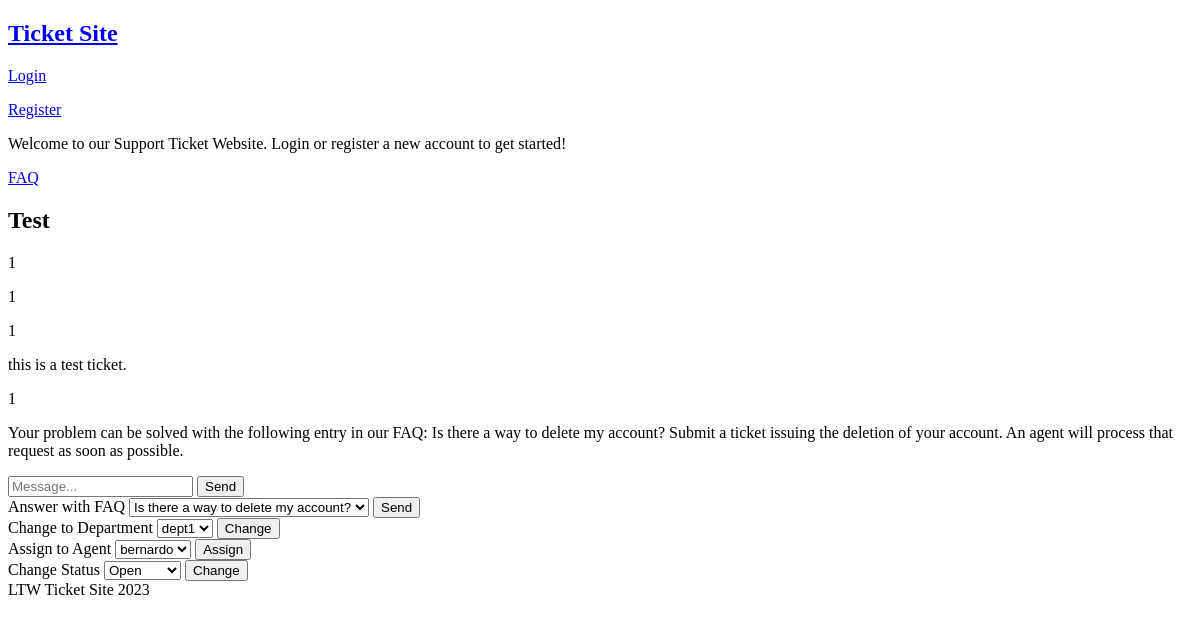
The app's page /pages/ticket.php?id=1, older data.
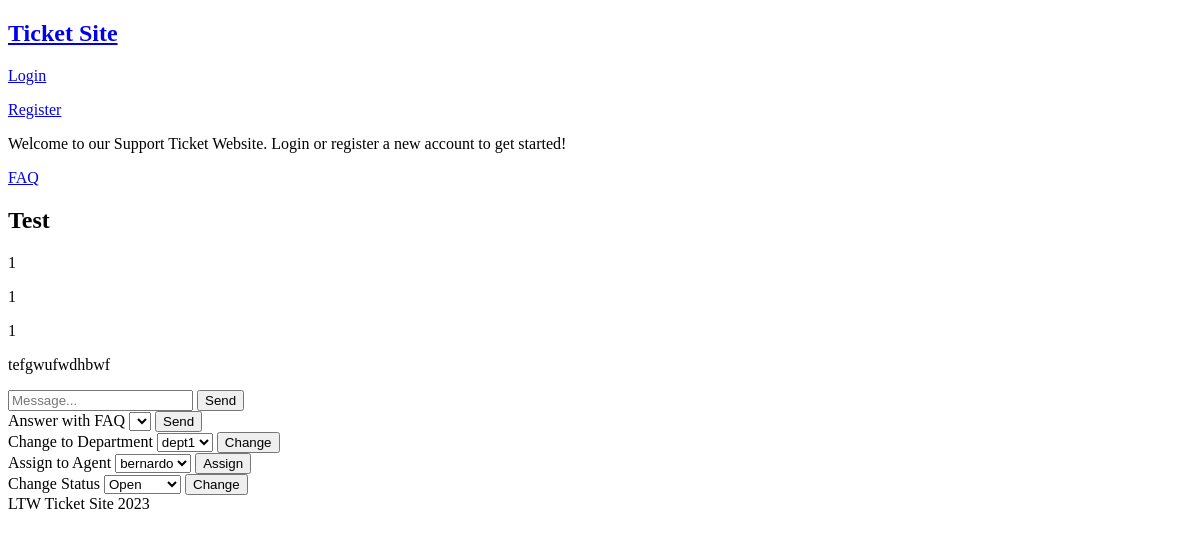
The same page, newer data.
### tables this page shows
CREATE TABLE tickets (
    id INTEGER PRIMARY KEY AUTOINCREMENT,
    subject TEXT NOT NULL,
    content TEXT,
    submitter_id INTEGER NOT NULL,
    assignee_id INTEGER,
    department_id INTEGER,
    status_id INTEGER NOT NULL,
    FOREIGN KEY (submitter_id) REFERENCES users(id),
    FOREIGN KEY (assignee_id) REFERENCES users(id),
    FOREIGN KEY (department_id) REFERENCES departments(id),
    FOREIGN KEY (status_id) REFERENCES status(id)
);

CREATE TABLE ticket_inquiries (
    id INTEGER PRIMARY KEY AUTOINCREMENT,
    ticket_id INTEGER NOT NULL,
    user_id INTEGER NOT NULL,
    content TEXT NOT NULL,
    FOREIGN KEY (ticket_id) REFERENCES tickets(id),
    FOREIGN KEY (user_id) REFERENCES users(id)
);

### database/classes/ticket.class.php (called while the page is built, shortened)
<?php
    require_once('department.class.php');
    class Ticket {
        public function __construct(int $id, string $subject, ?string $content, int $submitter_id,
                                    ?int $assignee_id, $department_id, int $status_id) {
            $this->id = $id;
            $this->subject = $subject;
            $this->content = $content;
            $this->submitter_id = $submitter_id;
            $this->assignee_id = $assignee_id;
            $this->department_id = $department_id === "" ? null : $department_id;
            $this->status_id = $status_id;
        }
        static function getTicket(PDO $db, int $id) : ?Ticket {
            $stmt = $db->prepare('SELECT * FROM tickets WHERE id = ?');
            $stmt->execute(array($id));
            $ticket = $stmt->fetch();
            if($ticket){
                return new Ticket($ticket['id'], $ticket['subject'], $ticket['content'], $ticket['submitter_id'], $ticket['assignee_id'], $ticket['department_id'], $ticket['status_id']);
            }
            else return null;
        }
    }
?>

### database/classes/inquiry.class.php (called while the page is built, shortened)
<?php
    class Inquiry {
        public function __construct(int $id, int $ticket_id, int $user_id, string $content){
            $this->user_id = $user_id;
            $this->content = $content;
        }
        static function getTicketInquiries(PDO $db, int $id) : array {
            $stmt = $db->prepare('SELECT * FROM ticket_inquiries WHERE ticket_id = ?');
            $stmt->execute(array($id));
            $inquiries = array();
            while($inq = $stmt->fetch()){
                $inquiries[] = new Inquiry($inq['id'], $inq['ticket_id'], $inq['user_id'], $inq['content']);
            }
            return $inquiries;
        }
    }
?>

### database/classes/faq.class.php (called while the page is built, shortened)
<?php
    class FAQ {
        public function __construct(int $id, string $question, string $answer){
            $this->id = $id;
            $this->question = $question;
        }
        static function getAllFAQ(PDO $db) : array {
            $stmt = $db->prepare('SELECT * FROM faq');
            $stmt->execute();
            $faqs = array();
            while($faq = $stmt->fetch()){
                $faqs[] = new FAQ($faq['id'], $faq['question'], $faq['answer']);
            }
            return $faqs;
        }
    }
?>

### database/classes/department.class.php (called while the page is built, shortened)
<?php
    class Department {
        public function __construct(int $id, string $name) {
            $this->id = $id;
            $this->name = $name;
        }
        static function getDepartments(PDO $db) : array {
            $stmt = $db->prepare('SELECT * FROM departments');
            $stmt->execute();
            $departments = array();
            while ($department = $stmt->fetch()){
                $departments[] = new Department($department['id'], $department['name']);
            }
            return $departments;
        }
    }
?>

### database/classes/user.class.php (called while the page is built, shortened)
<?php
    class User {
        public function __construct(int $id, string $username, string $email, int $role){
            $this->id = $id;
            $this->username = $username;
        }
        static function getAgents(PDO $db) : array {
            $stmt = $db->prepare('SELECT * FROM users WHERE role_id < 3');
            $stmt->execute();
            $agents = array();
            while($agent = $stmt->fetch()){
                $agents[] = new User($agent['id'], $agent['username'], $agent['email'], $agent['role_id']);
            }
            return $agents;
        }
    }
?>

### database/classes/status.class.php (called while the page is built, shortened)
<?php
    class Status {
        public function __construct(int $id, string $name){
            $this->id = $id;
            $this->name = $name;
        }
        static function getAllStatus(PDO $db) : array {
            $stmt = $db->prepare('SELECT * FROM status');
            $stmt->execute();
            $statuses = array();
            while($status = $stmt->fetch()){
                $statuses[] = new Status($status['id'], $status['name']);
            }
            return $statuses;
        }
    }
?>

### templates/ticket.tpl.php (the view, shortened to what the changed rows need)
<?php function drawTicketInfo(Ticket $ticket) { ?>
    <h2><?=$ticket->subject?></h2>
    <p><?=$ticket->submitter_id?></p>
    <p><?=$ticket->department_id?></p>
    <p><?=$ticket->status_id?></p>
    <p><?=$ticket->assignee_id?></p>
    <p><?=$ticket->content?></p>
<?php } ?>
<?php function drawTicketInquirySection(Ticket $ticket, array $inquiries) { ?>
    <?php foreach($inquiries as $inq) { ?>
        <p><?=$inq->user_id?></p>
        <p><?=$inq->content?>
    <?php } ?>
    <form action="../actions/action_submit_inquiry.php?id=<?=$ticket->id?>" method="POST">
        <input type="text" name="inquiry" placeholder="Message..." required>
        <button type="submit" name="submit_inquiry">Send</button>
    </form>
<?php } ?>
<?php function drawAgentTicketTools(Ticket $ticket, array $departments, array $agents, array $faqs, array $statuses) { ?>
    <form action="../actions/action_answer_faq.php?id=<?=$ticket->id?>" method="POST">
        <label>
            Answer with FAQ
            <select name="faq">
                <?php foreach($faqs as $faq) { ?>
                    <option value="<?=$faq->id?>"><?=$faq->question?></option>
                <?php } ?>
            </select>
            <button type="submit" name="submit_faq_inquiry">Send</button>
        </label>
    </form>
    <form action="../actions/action_change_department.php?id=<?=$ticket->id?>" method="POST">
        <label>
            Change to Department
            <select name="department">
                <?php foreach($departments as $dept) { ?>
                    <option value="<?=$dept->id?>"><?=$dept->name?></option>
                <?php } ?>
            </select>
            <button type="submit" name="submit_dept_change">Change</button>
        </label>
    </form>
    <form action="../actions/action_assign_agent.php?id=<?=$ticket->id?>" method="POST">
        <label>
            Assign to Agent
            <select name="agent">
                <?php foreach($agents as $agent) { ?>
                    <option value="<?=$agent->id?>"><?=$agent->username?></option>
                <?php } ?>
            </select>
            <button type="submit" name="submit_agent_assign">Assign</button>
        </label>
    </form>
    <form action="../actions/action_change_status.php?id=<?=$ticket->id?>" method="POST">
        <label>
            Change Status
            <select name="status">
                <?php foreach($statuses as $status) { ?>
                    <option value="<?=$status->id?>"><?=$status->name?></option>
                <?php } ?>
            </select>
        </label>
        <button type="submit" name="submit_status_change">Change</button>
    </form>
<?php } ?>

Row changes from the older to the newer data that the page shows:
removed ticket_inquiries: user "1", content "Your problem can be solved with the following entry in our FAQ: Is there a way to delete my account? Submit a ticket issuing the deletion of your account. An agent will process that request as soon as possible."
changed tickets "Test": department (not shown) → "1"; content "this is a test ticket." → "tefgwufwdhbwf"; assignee "1" → (not shown)
Text that changed along with them:
form field faq: "Is there a way to delete my account?" → (not shown)
